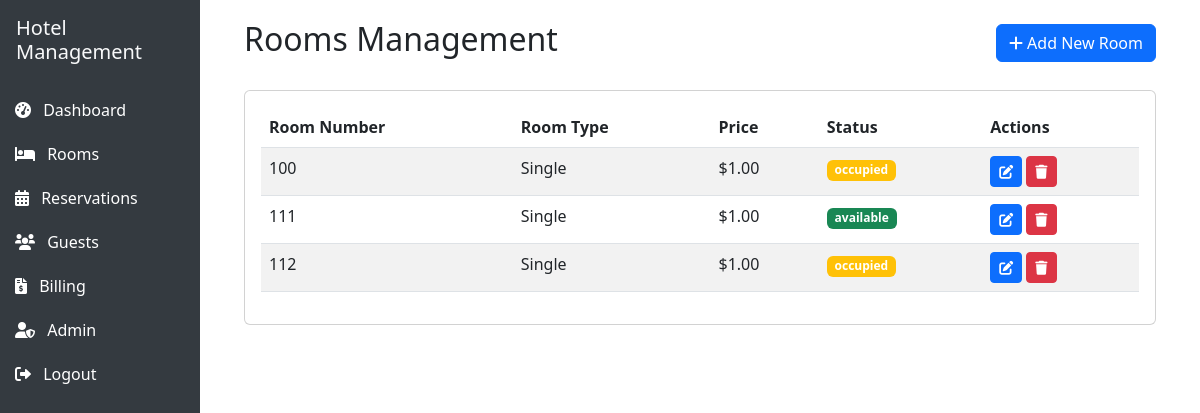
The app's page /rooms (signed in), older data.
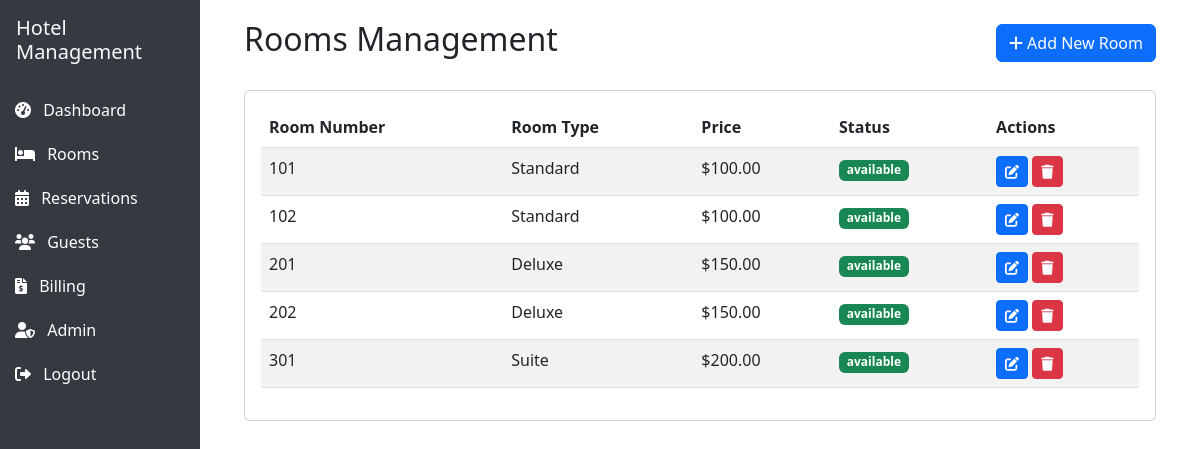
The same page, newer data.
### models.py (models this page shows, shortened)
class Room(db.Model):
    id: Mapped[int] = mapped_column(primary_key=True)
    room_number: Mapped[str] = mapped_column(unique=True, nullable=False)
    room_type: Mapped[str] = mapped_column(nullable=False)
    price: Mapped[float] = mapped_column(nullable=False)
    status: Mapped[str] = mapped_column(default='available')
    created_at: Mapped[datetime] = mapped_column(default=datetime.utcnow)
    updated_at: Mapped[datetime] = mapped_column(default=datetime.utcnow, onupdate=datetime.utcnow)
    reservations: Mapped[List["Reservation"]] = relationship(back_populates="room")
    housekeeping_tasks: Mapped[List["HousekeepingTask"]] = relationship(back_populates="room")

### app.py (the view)
@app.route('/rooms')
@login_required
def rooms():
    rooms = Room.query.all()
    return render_template('rooms.html', rooms=rooms)

### app.py (called while the page is built)
@login_manager.user_loader
def load_user(user_id):
    return User.query.get(int(user_id))

### templates/rooms.html (shortened to what this page needs)
{% extends "base.html" %}
{% block content %}
<div class="container-fluid">
    <div class="d-flex justify-content-between align-items-center mb-4">
        <h2>Rooms Management</h2>
        <button type="button" class="btn btn-primary" data-bs-toggle="modal" data-bs-target="#addRoomModal">
            <i class="fas fa-plus"></i> Add New Room
        </button>
    </div>
    <div class="card">
        <div class="card-body">
            <div class="table-responsive">
                <table class="table table-striped">
                    <thead>
                        <tr>
                            <th>Room Number</th>
                            <th>Room Type</th>
                            <th>Price</th>
                            <th>Status</th>
                            <th>Actions</th>
                        </tr>
                    </thead>
                    <tbody>
                        {% for room in rooms %}
                        <tr>
                            <td>{{ room.room_number }}</td>
                            <td>{{ room.room_type }}</td>
                            <td>${{ "%.2f"|format(room.price) }}</td>
                            <td>
                                <span class="badge {% if room.status == 'available' %}bg-success{% elif room.status == 'occupied' %}bg-warning{% else %}bg-danger{% endif %}">
                                    {{ room.status }}
                                </span>
                            </td>
                            <td>
                                <button class="btn btn-sm btn-primary" onclick="editRoom({{ room.id }})">
                                    <i class="fas fa-edit"></i>
                                </button>
                                <button class="btn btn-sm btn-danger" onclick="deleteRoom({{ room.id }})">
                                    <i class="fas fa-trash"></i>
                                </button>
                            </td>
                        </tr>
                        {% endfor %}
                    </tbody>
                </table>
            </div>
        </div>
    </div>
</div>
{% endblock %}

Row changes from the older to the newer data that the page shows:
removed Room: room_number "112", room_type "Single", price "1.00", status "occupied"
changed Room (number 1 of 5 on the later page): room_number "100" → "101"; room_type "Single" → "Standard"; price "1.00" → "100.00"; status "occupied" → "available"
changed Room (number 2 of 5 on the later page): room_number "111" → "102"; room_type "Single" → "Standard"; price "1.00" → "100.00"
added Room: room_number "201", room_type "Deluxe", price "150.00", status "available"
added Room: room_number "202", room_type "Deluxe", price "150.00", status "available"
added Room: room_number "301", room_type "Suite", price "200.00", status "available"
